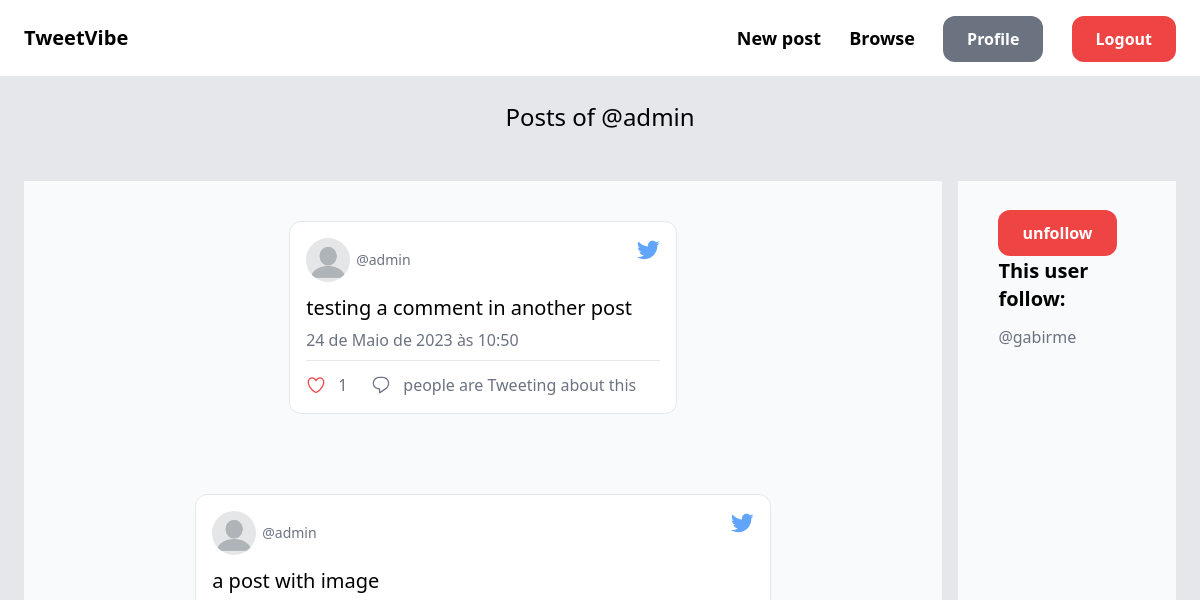
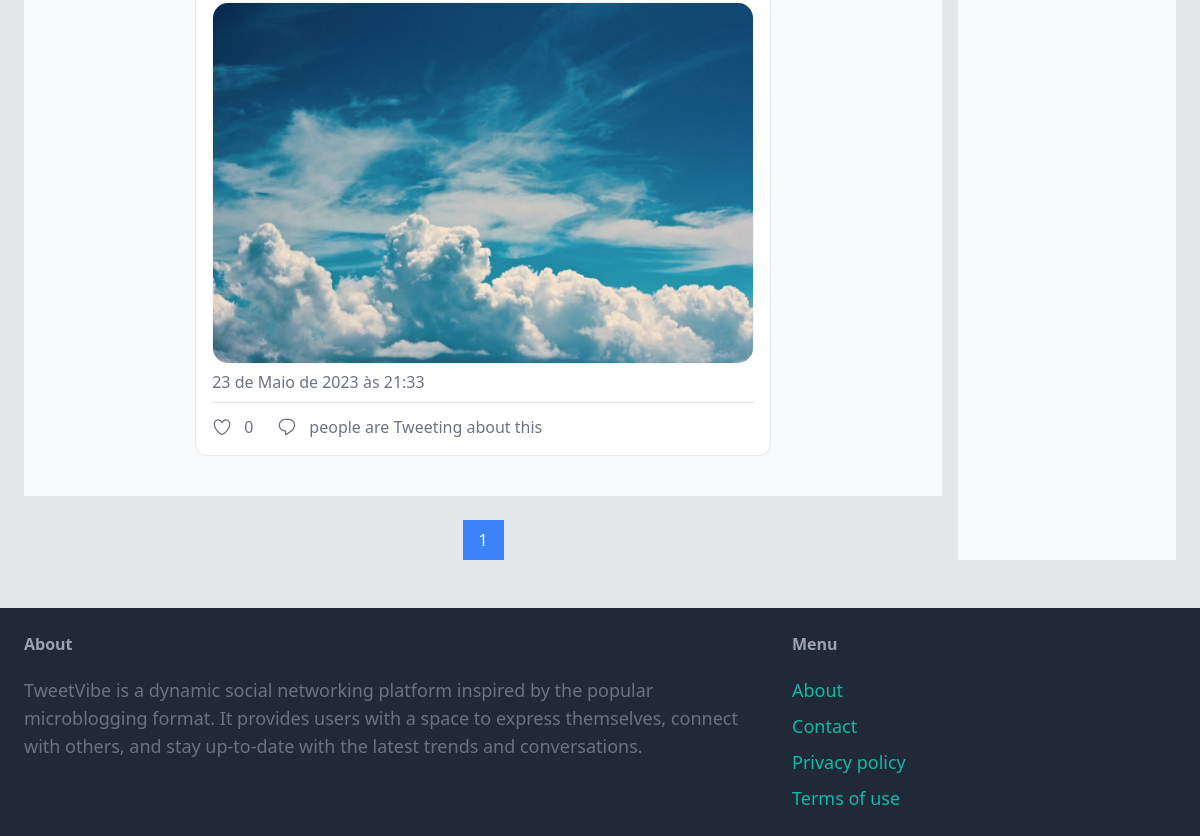
/dashboard/profile/1/ (signed in), run on an earlier commit of the app's database (2 pictures, top to bottom).
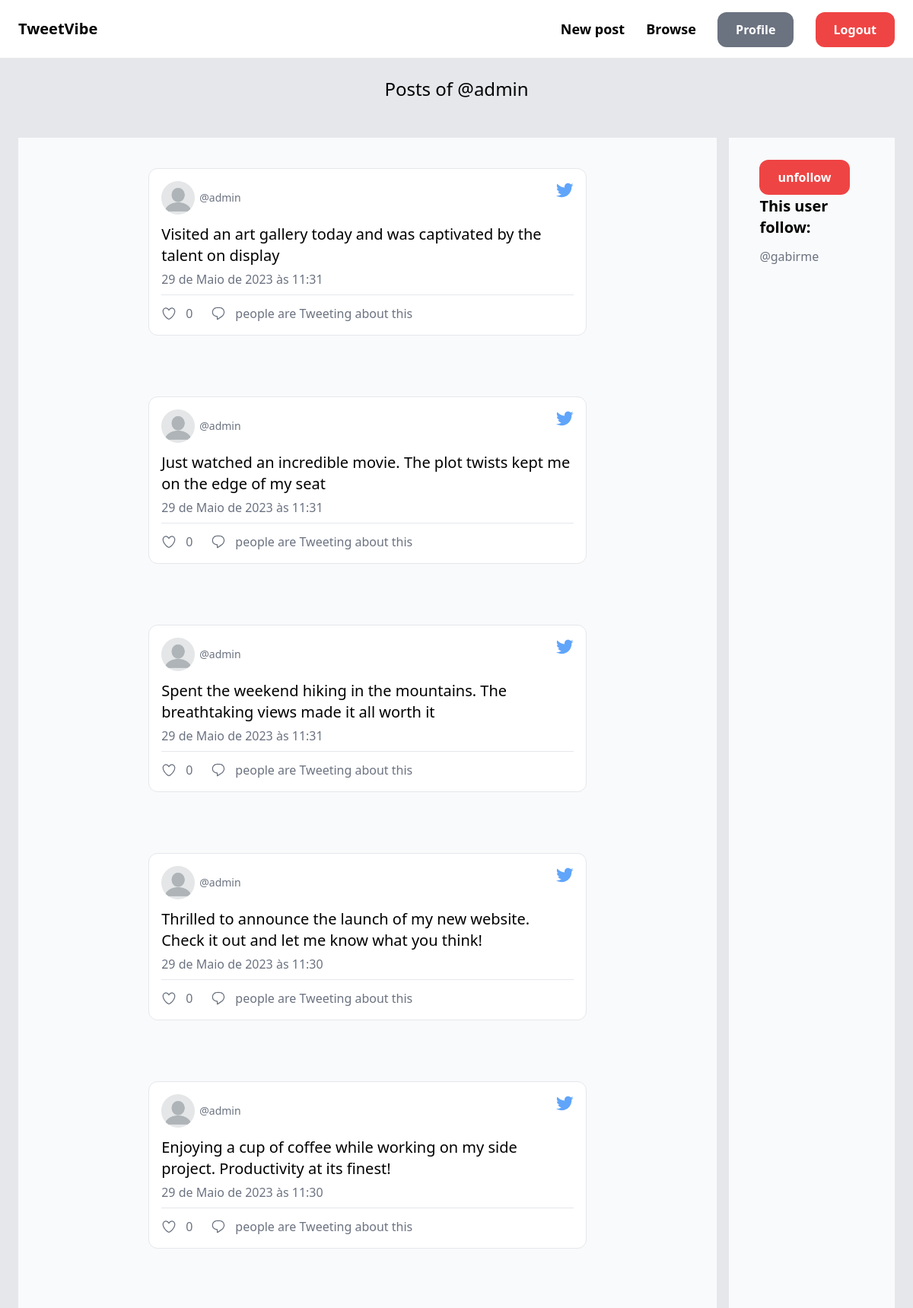
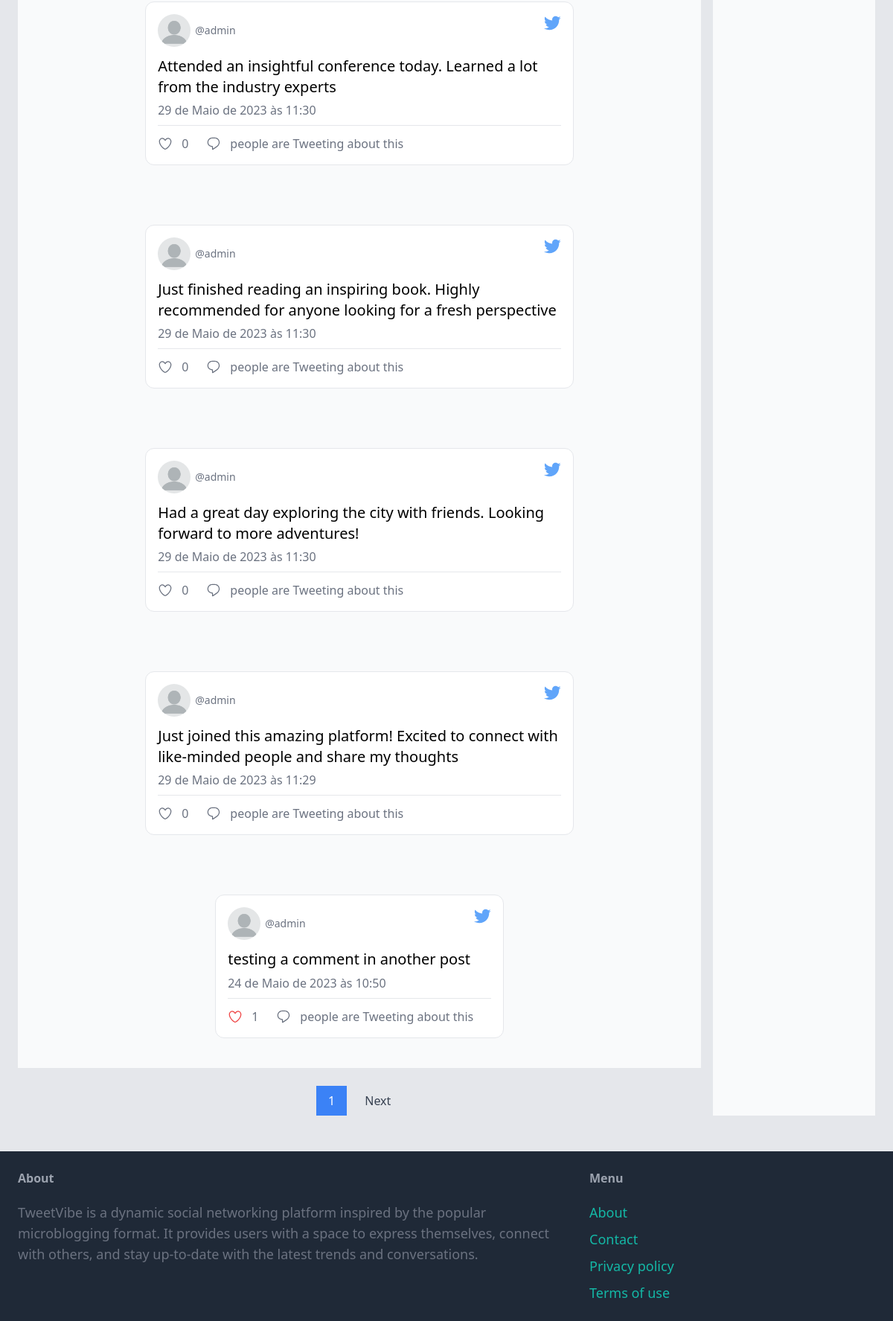
And on a later commit of the database (2 pictures, top to bottom).
### post/models.py (models this page shows, shortened)
class Post(models.Model):
    created_by = models.ForeignKey(
        User, related_name="posts", on_delete=models.CASCADE
    )
    content = models.TextField()
    image = models.ImageField(upload_to="post_images", blank=True, null=True)
    date_posted = models.DateTimeField(auto_now_add=True)

### dashboard/views.py (the view)
# urls.py: path("profile/<int:user_id>/", views.profile_view, name="profile"),
@login_required
def profile_view(request, user_id):
    user = get_object_or_404(User, id=user_id)
    posts, following_users, is_following = common_operations(
        request.user, user
    )
    paginator = Paginator(posts, 10)
    page_number = request.GET.get("page")
    page_obj = paginator.get_page(page_number)
    for post in page_obj:
        post.like_count = post.likes.count()
        post.has_liked = post.likes.filter(user=request.user).exists()
    return render(
        request,
        "dashboard/profile.html",
        {
            "posts": page_obj,
            "user": user,
            "following": following_users,
            "is_following": is_following,
        },
    )

### dashboard/views.py (called while the page is built)
def common_operations(current_user, target_user):
    posts = Post.objects.filter(created_by=target_user).order_by(
        "-date_posted"
    )
    following_users = User.objects.filter(
        followers__follower=target_user.id
    ).values("id", "username")
    is_following = User.objects.filter(
        followers__follower=current_user, id=target_user.id
    ).exists()
    return posts, following_users, is_following

### dashboard/templates/dashboard/profile.html (shortened to what the changed rows need)
{% extends 'core/base.html' %}
{% load static %}
{% block content %}
<div class"mt-6 px-6 py-12 bg-gray-100 rounded-xl">
  <h2 class="mb-12 text-2xl text-center">Posts of @{{user}}</h2>
  <div class="pb-6 grid grid-cols-5 gap-4">
          <div class="col-span-4">
            {% for post in posts %}
                <div class="bg-gray-50 dark:bg-black p-10 flex items-center justify-center">
                    <div class="bg-white dark:bg-gray-800 border-gray-200 dark:border-gray-800 p-4 rounded-xl border max-w-xl">
                      <div class="flex justify-between">
                        <div class="flex items-center">
                          <img class="h-11 w-11 rounded-full" src="{% static "../media/profile_images/blank-profile.png" %}"/>
                          <div class="ml-1.5 text-sm leading-tight">
                            <a class="text-gray-500 dark:text-gray-400 font-normal block" href="{% url 'dashboard:profile' post.created_by.id %}">@{{ post.created_by }}</a>
                          </div>
                        </div>
                      </div>
                      <p class="text-black dark:text-white block text-xl leading-snug mt-3">{{ post.content }}</p>
                      {% if post.image %}
                        <img class="mt-2 rounded-2xl border border-gray-100 dark:border-gray-700" src="{{ post.image.url }}"/>
                      {% endif %}
                      <p class="text-gray-500 dark:text-gray-400 text-base py-1 my-0.5">{{ post.date_posted }}</p>
                      <div class="border-gray-200 dark:border-gray-600 border border-b-0 my-1"></div>
                      <div class="text-gray-500 dark:text-gray-400 flex mt-3">
                        <div class="flex items-center mr-6">
                          {% if post.has_liked %}
                            <a href="{% url 'post:unlike_post' pk=post.id action="profile" %}">
                            </a>
                          {% else %}
                            <a href="{% url 'post:like_post' pk=post.id action="profile" %}">
                            </a>
                          {% endif %}
                          <span class="ml-3">{{ post.like_count }}</span>
                        </div>
                        <a href="{% url 'post:detail' post.id %}">
                          <div class="flex items-center mr-6">
                            <span class="ml-3">{{ post.comment_count }} people are Tweeting about this</span>
                          </div>
                        </a>
                      </div>
                    </div>
                  </div>
            {% endfor %}
            <div class="pagination flex items-center justify-center mt-6">
              <span class="current-page px-4 py-2 bg-blue-500 text-white">{{ posts.number }}</span>
              {% if posts.has_next %}
                  <a href="?page={{ posts.next_page_number }}" class="ml-2 px-4 py-2 bg-gray-200 text-gray-700 hover:bg-gray-300">Next</a>
              {% endif %}
            </div>
          </div>
          <div class="col-span-1 bg-gray-50">
            <div class="dark:bg p-10">
              <h2 class="text-black dark:text-white text-xl font-bold mt-3">This user follow:</h2>
              {% if not following %}
                <h3 class="text-black dark:text-white mt-3">This user doesn't follow anyone</h3>
              {% else %}
                <ul class="mt-3">
                  {% for follow in following %}
                    <li class="text-gray-500 dark:text-gray-400 font-normal block">
                      <a href="{% url 'dashboard:profile' follow.id %}">@{{ follow.username }}</a>
                    </li>
                  {% endfor %}
              {% endif %}
            </div>
          </div>
    </div>
  </div>
{% endblock %}

What changed in the data, as far as the page shows it:
no longer on this page (row unchanged): Post: created_by "admin", content "a post with image", image (picture), date_posted "23 de Maio de 2023 às 21:33", like_count "0"
added Post: created_by "admin", content "Visited an art gallery today and was captivated by the talent on display", date_posted "29 de Maio de 2023 às 11:31", like_count "0"
added Post: created_by "admin", content "Just watched an incredible movie. The plot twists kept me on the edge of my seat", date_posted "29 de Maio de 2023 às 11:31", like_count "0"
added Post: created_by "admin", content "Spent the weekend hiking in the mountains. The breathtaking views made it all worth it", date_posted "29 de Maio de 2023 às 11:31", like_count "0"
added Post: created_by "admin", content "Thrilled to announce the launch of my new website. Check it out and let me know what you think!", date_posted "29 de Maio de 2023 às 11:30", like_count "0"
added Post: created_by "admin", content "Enjoying a cup of coffee while working on my side project. Productivity at its finest!", date_posted "29 de Maio de 2023 às 11:30", like_count "0"
added Post: created_by "admin", content "Attended an insightful conference today. Learned a lot from the industry experts", date_posted "29 de Maio de 2023 às 11:30", like_count "0"
added Post: created_by "admin", content "Just finished reading an inspiring book. Highly recommended for anyone looking for a fresh perspective", date_posted "29 de Maio de 2023 às 11:30", like_count "0"
added Post: created_by "admin", content "Had a great day exploring the city with friends. Looking forward to more adventures!", date_posted "29 de Maio de 2023 às 11:30", like_count "0"
added Post: created_by "admin", content "Just joined this amazing platform! Excited to connect with like-minded people and share my thoughts", date_posted "29 de Maio de 2023 às 11:29", like_count "0"
Also different on the page:
text now shown: "Next"
